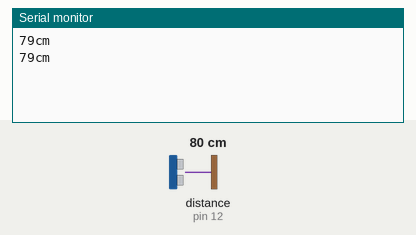
Recording of a sketch running on a simulated Arduino Uno, built with avr-gcc and run on an emulated ATmega328P. Parts: the last lines printed to the serial monitor. Wiring (inferred from the names in the program): ultrasonic range finder: trigger pin 11; echo pin 12. The test bench sets the inputs (shaded band); at power-on: distance to the obstacle (sensor on pin 12) 80 cm. The echo pulse lasts 58.3 µs per cm.

Above: at 1.8 s.
1.9 s: distance to the obstacle (sensor on pin 12) set to 2 cm
At 2.8 s:
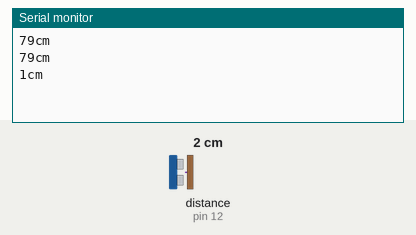
3.4 s: distance to the obstacle (sensor on pin 12) set to 4 cm
At 4.5 s:
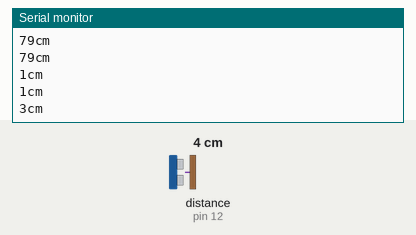
Timing chart, 0 to 6.4 s (numbered marks = the images above; inputs shaded):
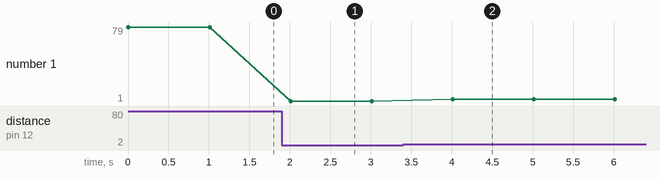

The sketch:

HC-SR04.ino
```cpp
/*
接线方法:
HC-SR04 引脚 VCC 连接到 Arduino 引脚 +5VDC
HC-SR04 引脚 Trig 连接到  Arduino 引脚 11
HC-SR04 引脚 Echo 连接到  Arduino 引脚 12
HC-SR04 引脚 GND 连接到  Arduino 引脚 GND
 */
const int Trig = 11;    //Trig
const int Echo = 12;    //Echo
long duration, cm, inches;
void setup(){
  //Serial Port begin
  Serial.begin (9600);
  //Define inputs and outputs
  pinMode(Trig, OUTPUT);
  pinMode(Echo, INPUT);
}
void loop(){
  // The sensor is triggered by a HIGH pulse of 10 or more microseconds.
  // Give a short LOW pulse beforehand to ensure a clean HIGH pulse:
  digitalWrite(Trig, LOW);
  delayMicroseconds(5);
  digitalWrite(Trig, HIGH);
  delayMicroseconds(10);
  digitalWrite(Trig, LOW);
  // Read the signal from the sensor: a HIGH pulse whose
  // duration is the time (in microseconds) from the sending
  // of the ping to the reception of its echo off of an object.
  duration = pulseIn(Echo, HIGH);
  // convert the time into a distance
  cm = (duration/2) / 29.1;
  inches = (duration/2) / 74;

  Serial.print(cm);
  Serial.print("cm");
  Serial.println();
  delay(1000);
}
```

Measured:
- after the input at 1.9 s, the serial monitor: prints a new line after 0.11 s (image 1)
- after the input at 3.4 s, the serial monitor: prints a new line after 0.61 s (image 2)
- plotted number 1: 79 → 1 after the input at 1.9 s, 1 → 3 after the input at 3.4 s
